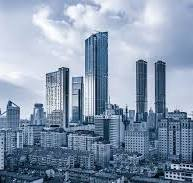
#> input picture image.1.jpeg, 193 x 183 px, found by its file name
$ jupyter execute --allow-errors cv.ipynb   (older library calls are emulated)
#> lines starting #> are read from the running program, lines starting #| are printed output that depends on the picture
[cell 1]
import cv2
import numpy as np
import matplotlib.pyplot as plt
#function to display images
# [26 lines left out: function show_comparision, not called in this run]
#read image
img=cv2.imread('/content/image.1.jpeg')
#> img is the input picture: shape (183, 193, 3); mean B, G, R 175, 152.8, 135.6
#> `gray_image = cv2.cvtColor(original_image, cv2.COLOR_BGR2GRAY)`:
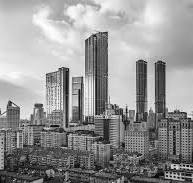
#> gray_image: shape (183, 193); min 4, max 254, mean 150.2
#> `blurred_image = cv2.GaussianBlur(gray_image, (5, 5), 0)`:
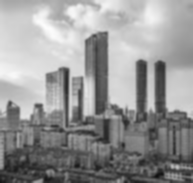
#> blurred_image: shape (183, 193); min 17, max 252, mean 150.2
#> `sobel_x = cv2.Sobel(blurred_image, cv2.CV_64F, 1, 0, ksize=3)`:
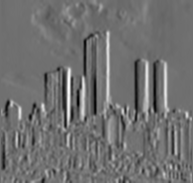
#> sobel_x: shape (183, 193) float64; min -358, max 450, mean -1.4; drawn with min black and max white
#> `sobel_y = cv2.Sobel(blurred_image, cv2.CV_64F, 0, 1, ksize=3)`:
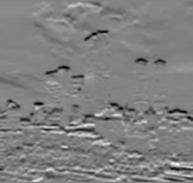
#> sobel_y: shape (183, 193) float64; min -358, max 343, mean -5; drawn with min black and max white
#> `sobel_magnitude = np.sqrt(sobel_x**2 + sobel_y**2)`:
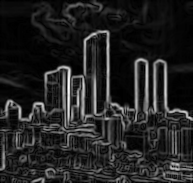
#> sobel_magnitude: shape (183, 193) float64; min 0, max 450, mean 61.7; drawn with min black and max white
#> `prewitt_x = cv2.filter2D(blurred_image, -1, kernel_prewitt_x)`:
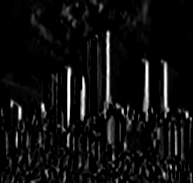
#> prewitt_x: shape (183, 193); min 0, max 255, mean 15.1
#> `prewitt_y = cv2.filter2D(blurred_image, -1, kernel_prewitt_y)`:
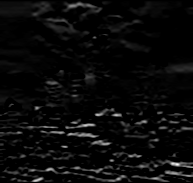
#> prewitt_y: shape (183, 193); min 0, max 252, mean 9.9
#> `prewitt_magnitude = np.sqrt(prewitt_x**2 + prewitt_y**2)`:
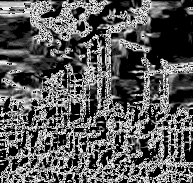
#> prewitt_magnitude: shape (183, 193) float16; min 0, max 15.91, mean 5.76; drawn with min black and max white

if img is None:
  print("error.image not found")
else:
  pass

[cell 2]
#read image
img=cv2.imread("/content/image.1.jpeg")

if img is None:
  print("error.image not found")
else:
  pass

[cell 3]
# [29 lines left out: function show_comparsion, not called in this run]


# Load image
image_path = '/content/image.1.jpeg'
original_image = cv2.imread(image_path)

# Check if image loaded successfully
#> (the rest of this cell did not finish here and is left out)
